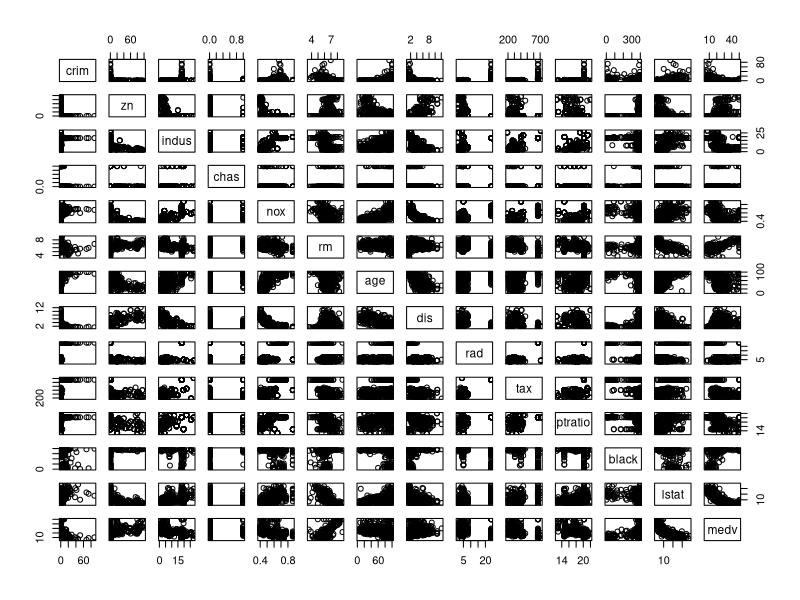
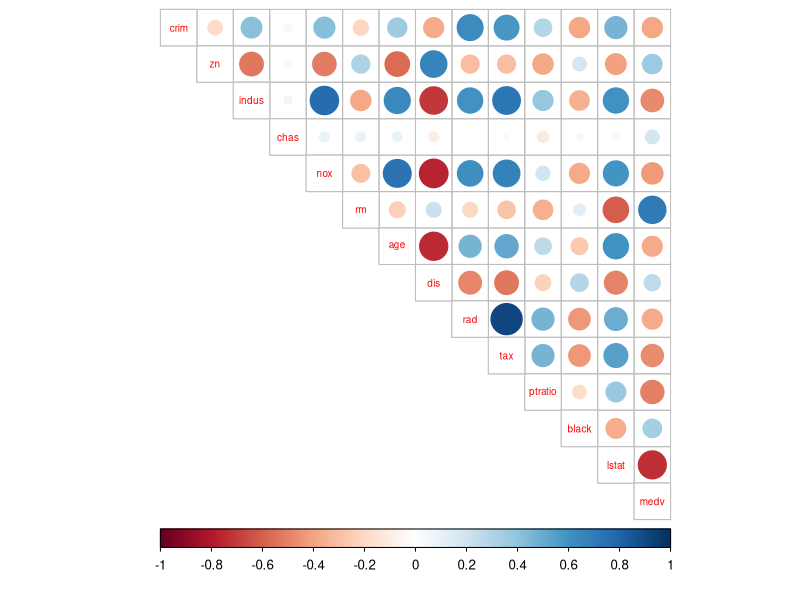
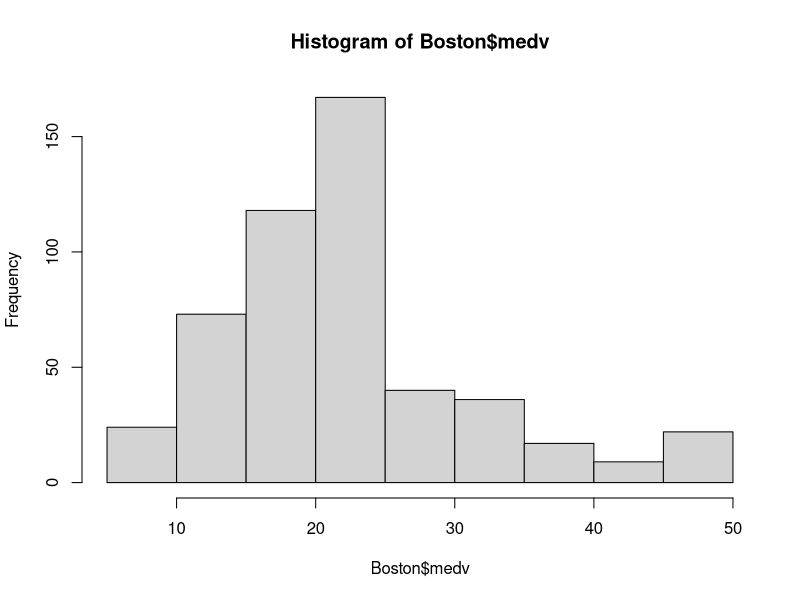
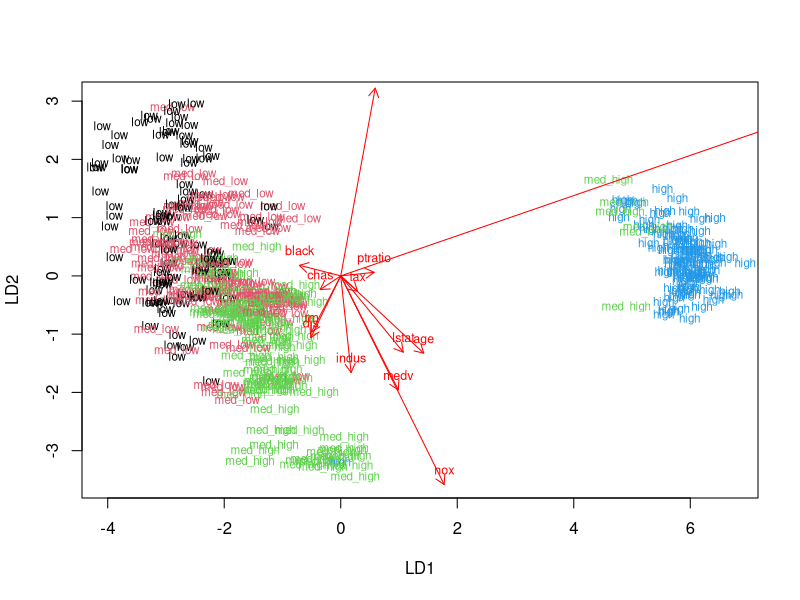

R code for these plots, in order:
## ---- chunk 1
install.packages("MASS")
library(MASS)
install.packages("corrplot")
library(corrplot)
install.packages("tidyverse")
library(tidyverse)
library(dplyr)
data("Boston")
str(Boston)
dim(Boston)
## ---- chunk 2
pairs(Boston)
summary(Boston)
#correlation matrix of variables rounded in two digits
cor_matrix<-cor(Boston) %>% round(digits=2)

# print the correlation matrix
cor_matrix

# visualize the correlation matrix
corrplot(cor_matrix, method="circle", type = "upper", cl.pos="b", tl.pos="d", tl.cex=0.6)
## ---- chunk 3
hist(Boston$medv)
## ---- chunk 4
boston_scaled <- scale(Boston)
summary(boston_scaled)
## ---- chunk 5
# change the object to data frame
boston_scaled <- as.data.frame(boston_scaled)

# create a quantile vector of crime rate
bins <- quantile(boston_scaled$crim)
bins
# create a categorical variable 'crime' using the quantiles as breaks
crime <- cut(boston_scaled$crim, breaks = c(bins), include.lowest = TRUE, label=c("low", "med_low", "med_high", "high"))
# remove original crim from the dataset
boston_scaled <- dplyr::select(boston_scaled, -crim)

# add the new categorical value to scaled data
boston_scaled <- data.frame(boston_scaled, crime)

# number of rows in the Boston dataset 
n <- nrow(boston_scaled)

# choose randomly 80% of the rows
ind <- sample(n,  size = n * 0.8)

# create train set
train <- boston_scaled[ind,]

# create test set 
test <- boston_scaled[-ind,]
## ---- chunk 6
# linear discriminant analysis
lda.fit <- lda(crime ~ ., data = train)

# the function for lda biplot arrows
lda.arrows <- function(x, myscale = 1, arrow_heads = 0.1, color = "red", tex = 0.75, choices = c(1,2)){
  heads <- coef(x)
  arrows(x0 = 0, y0 = 0, 
         x1 = myscale * heads[,choices[1]], 
         y1 = myscale * heads[,choices[2]], col=color, length = arrow_heads)
  text(myscale * heads[,choices], labels = row.names(heads), 
       cex = tex, col=color, pos=3)
}

# target classes as numeric
classes <- as.numeric(train$crime)

# plot the lda results
plot(lda.fit, dimen = 2, col = classes, pch=classes)
lda.arrows(lda.fit, myscale = 5)
## ---- chunk 7
#save crime categories from the test set
crime_cat_test <- test$crime

#remove the categorical crime variable from the test dataset
test <- dplyr::select(test, -crime)

# predict classes with test data
lda.pred <- predict(lda.fit, newdata = test)
# cross tabulate the results
t<- table(correct = crime_cat_test, predicted = lda.pred$class)
100*prop.table(t, margin=1)
## ---- chunk 8
#Reload the Boston dataset and standardize the dataset
data("Boston")
summary(Boston)
boston_scaled <- scale(Boston)
